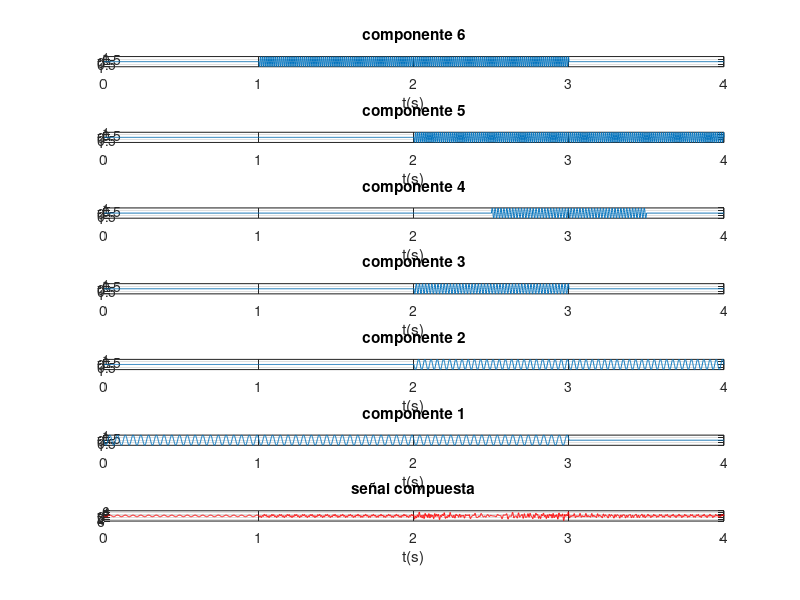
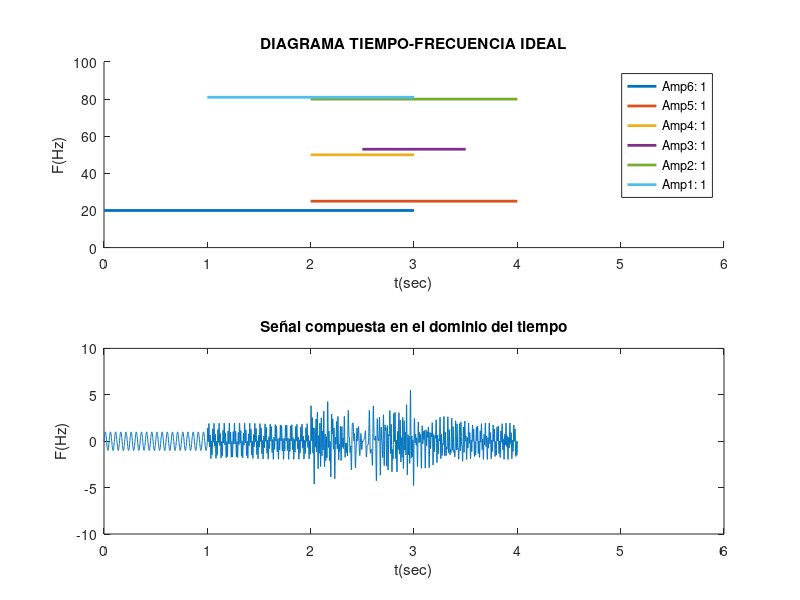

Write MATLAB code to recreate these figures, in order. (Note: this script raises an error after producing the figures.)
%% PRÁCTICA 13.11. Análisis tiempo‑frecuencia mediante la transformada Superlets ASLT

clc, close all, clear all
 
%% 1. Recepción de datos (frecuencia, amplitudes y duraciones) de todas las componentes:
% Los datos siguientes solo deben ser reemplazados según se desee introducir problemas de:
% - Resolución en frecuencia: tonos muy juntos
% - Detección: componentes muy pequeñas relativas a la mayor de 1.
 
% %1.1 Frecuencias de las componentes (ordenadas de menor a mayor):
%f1=20; f2=30; f3=50; f4=60; f5=80; f6=90;
f1=20; f2=25; f3=50; f4=53; f5=80; f6=81;
% % 1.2 Amplitudes:
a1=1; a2=1; a3=1; a4=1; a5=1; a6=1;
%a1= 1; a2= 0.1; a3= 0.1; a4= 0.05; a5= 0.01; a6=0.005;
% 1.3 Duraciones de las componentes:
t1=[0 3]; t2=[2 4]; t3=[2 3]; t4=[2.5 3.5]; t5=[2 4]; t6=[1 3];
%% 1.2. Generación de la señal compuesta (suma de todas las componentes):
Fs=10*f6; % Fs respecto de la f6 que es la más exigente 
Ts=1/Fs;
duracion = 4; % es el tiempo máximo que ocupan las componentes
t=0:Ts:duracion;
%% MÉTODO 2: aprovechando las ventajas de programación de Matlab,
% se realiza el método anterior pero ahora de manera compacta:
% Primeramente se generan cada una de las componentes en todo el intervalo (4 segundos):
comp1=a1*sin(2*pi*f1*t);
comp2=a2*sin(2*pi*f2*t);
comp3=a3*sin(2*pi*f3*t);
comp4=a4*sin(2*pi*f4*t);
comp5=a5*sin(2*pi*f5*t);
comp6=a6*sin(2*pi*f6*t);
% Se llena de ceros las componentes en los intervalos donde no existen pero se aprovecha
% las posibilidades de Matlab:
comp1=(t<=3).*(comp1);
comp2=((t>=2)&(t<=4)).*(comp2);
comp3=((t>2) & (t<=3)).*(comp3);
comp4=((t>=2.5)&(t<=3.5)).*(comp4);
comp5=((t>=2)&(t<=4)).*(comp5);
comp6=((t>=1)&(t<=3)).*(comp6);
% Presentación de las componentes en forma ascendentes tal como es el
% diagrama TF ideal:
figure
subplot(7,1,1);plot(t,comp6);title('componente 6'); xlabel('t(s)');grid on;
subplot(7,1,2);plot(t,comp5);title('componente 5'); xlabel('t(s)');grid on;
subplot(7,1,3);plot(t,comp4);title('componente 4'); xlabel('t(s)');grid on;
subplot(7,1,4);plot(t,comp3);title('componente 3'); xlabel('t(s)');grid on;
subplot(7,1,5);plot(t,comp2);title('componente 2'); xlabel('t(s)');grid on;
subplot(7,1,6);plot(t,comp1);title('componente 1'); xlabel('t(s)');grid on;
% Una vez generadas las componentes, las sumamos para obtener la señal compuesta:
yt1 = comp1+comp2+comp3+comp4+comp5+comp6;
subplot(7,1,7);plot(t,yt1,'r');title('señal compuesta'); xlabel('t(s)');grid on;
% Visualización del TF ideal en conjunto con la señal compuesta obtenida de
% manera que se vea la existencia de una o varias componentes según los intervalos  
figure
subplot(2,1,1);
hold on
plot (t1,[f1 f1],'linewidth',2)
plot (t2,[f2 f2],'linewidth',2)
plot (t3,[f3 f3],'linewidth',2)
plot (t4,[f4 f4],'linewidth',2)
plot (t5,[f5 f5],'linewidth',2)
plot (t6,[f6 f6],'linewidth',2)
title('DIAGRAMA TIEMPO-FRECUENCIA IDEAL')
xlabel('t(sec)'), ylabel('F(Hz)'), axis([0 6 0 100])
legend('Amp6: 1','Amp5: 1','Amp4: 1','Amp3: 1','Amp2: 1','Amp1: 1')
%legend('Amp6: 1','Amp5: 0.01','Amp4: 0.001','Amp3: 0.001','Amp2: 0.01','Amp1: 1')
subplot(2,1,2);
plot(t,yt1);
title('Señal compuesta en el dominio del tiempo');
xlabel('t(sec)');
ylabel('F(Hz)');
axis([0 6 -10 10]) % mismos limites horizontales que el TF ideal para observar correspondencias
xn = yt1;
%% 2. ANÁLISIS EN FRECUENCIA:
N=length(xn); % numero de muestras de la señal discretizada
FACTOR = 1024;
nFFT=2^(ceil(log2(N)))*FACTOR;
f=linspace(0,Fs,nFFT);
%% 2.1 Periodograma Modificado con BH4T:
window_2=blackmanharris(fix(length(xn)));
xn_enventanada_2 = window_2 .* xn';
PM2 = 20*log10(abs(fft(xn_enventanada_2,nFFT)));
%% 2.2 CORRELOGRAMA MODIFICADO
r1 =xcorr(xn); % CÁLCULO DE LA AUTOCORRELACIÓN
r1 = r1';
% Ventana:
ventana1=bartlett(2*N-1);
% Autocorrelación enventanada:
rw1 = r1.*ventana1;
% TOMAMOS SOLO LA PARTE POSITIVA DE LA AUTOCORRELACIÓN:
rw1=rw1(1:end); 
% APLICAMOS LA FFT A LA AUTOCORRELACIÓN ENVENTANADA:
N_r1=length(rw1);
nFFT_corr=2^(ceil(log2(N_r1)))*FACTOR;
Correlograma1 = abs(fft(rw1, nFFT_corr));
f_corr = linspace(0,Fs,nFFT_corr);
%% 2.3 METODO PARAMETRICO: AR
orden = 400;
[P_yulear,fb]=pyulear(xn,orden,nFFT,Fs);
figure
hold on
plot(f,PM2,'b');
plot(f_corr, 20*log10(Correlograma1),'r');
plot(fb, 20*log10(P_yulear),'k')
legend('PM-BH4T','Correlog. Bartlett','P. yulear orden 500')
title('Comparación de los mejores métodos de estimación espectral')
xlabel ('f(Hz)'), xlim([0 Fs/2]);% Xmin Xmax Ymin Ymax, grid minor
% %% 3.1 ANÁLISIS EN T-F: el ESPECTROGRAMA
% % Se emplea una ventana BH4T grande (20% -- señal / 5):
% tic
% window_RF = blackmanharris(fix(length(xn)/20));
% noverlap_RF=fix(length(window_RF)/2);
% L_ventana_RF=length(window_RF);
% FACTOR = 32;
% nFFT_ventana_RF=2^(ceil(log2(L_ventana_RF)))*FACTOR;
% %Uso de la función spectrogram SIN PARÁMETROS DE SALIDA:
% figure
% spectrogram(xn,window_RF,noverlap_RF,nFFT_ventana_RF,Fs,'yaxis');
% title('ESPECTROGRAMA SIN PARÁMETROS DE SALIDA');
% toc
%% 3.2 ANÁLISIS EN T-F: Transformada de Wigner-Ville (WVD):
tic
[d,f,t] = wvd(xn, Fs);
figure
subplot(2,1,1);
hold on
plot (t1,[f1 f1],'linewidth',2)
plot (t2,[f2 f2],'linewidth',2)
plot (t3,[f3 f3],'linewidth',2)
plot (t4,[f4 f4],'linewidth',2)
plot (t5,[f5 f5],'linewidth',2)
plot (t6,[f6 f6],'linewidth',2)
title('DIAGRAMA TIEMPO-FRECUENCIA IDEAL')
xlabel('t(sec)'), ylabel('F(Hz)'), axis([0 6 0 100])
legend('Amp6: 1','Amp5: 1','Amp4: 1','Amp3: 1','Amp2: 1','Amp1: 1')
% legend('Amp6: 0.005','Amp5: 0.01','Amp4: 0.05','Amp3: 0.1','Amp2: 0.1','Amp1: 1')
subplot(2,1,2);
contour(t,f,abs(d));
title('DIAGRAMA TIEMPO-FRECUENCIA WVD')
xlabel('t(sec)'), ylabel('F(Hz)'), axis([0 6 0 100]), colorbar
toc


%% 3.3 ANÁLISIS EN T-F: Transformada de SPWVD:
tic
[d, f, t] = wvd(xn,Fs,'smoothedPseudo',hamming(501),rectwin(501), 'NumFrequencyPoints',1000);
figure
subplot(2,1,1);
hold on
plot (t1,[f1 f1],'linewidth',2)
plot (t2,[f2 f2],'linewidth',2)
plot (t3,[f3 f3],'linewidth',2)
plot (t4,[f4 f4],'linewidth',2)
plot (t5,[f5 f5],'linewidth',2)
plot (t6,[f6 f6],'linewidth',2)
title('DIAGRAMA TIEMPO-FRECUENCIA IDEAL')
xlabel('t(sec)'), ylabel('F(Hz)'), axis([0 6 0 100])
legend('Amp6: 1','Amp5: 1','Amp4: 1','Amp3: 1','Amp2: 1','Amp1: 1')
%legend('Amp6: 0.005','Amp5: 0.01','Amp4: 0.05','Amp3: 0.1','Amp2: 0.1','Amp1: 1')
subplot(2,1,2);
contour(t,f,abs(d));
title('DIAGRAMA TIEMPO-FRECUENCIA SPWVD')
xlabel('t(sec)'), ylabel('F(Hz)')
axis([0 6 0 100])
colorbar
toc


%% TRANFORMADA DE GABOR:
% Para que funcione correctamente, respetar el siguiente procedimiento: 
xn = yt1;
inputSignal = yt1'; %señal de entrada 
% =============================================================
window_RF = blackmanharris(fix(length(xn)/20));
noverlap_RF=fix(length(window_RF)/2);
L_ventana_RF=length(window_RF);
FACTOR = 32;
nFFT_ventana_RF=2^(ceil(log2(L_ventana_RF)))*FACTOR;

% Con cualquiera de las dos líneas siguientes se obtuvo lo mismo y no influyó en nada.
tic
F = DGTtool('windowName','Gauss'); % NO HAY EFECTO DE PARÁMETROS, se obtiene mismo resultado
%F = DGTtool('windowShift',500,'windowLength',1500,'FFTnum',2000,'windowName','Blackman')
%F = DGTtool('windowShift',noverlap_RF,'windowLength',length(window_RF),'FFTnum',nFFT_ventana_RF,'windowName','Blackman')

% =============================================================
X = F(inputSignal);
% Gráfica del espectrograma. La frecuencia de muestreo se puede omitir: F.plot(x).
% Nota: Las funciones de trazado se pueden usar directamente después de definir F.
x = F.pinv(X);% convierte el espectrograma de nuevo en señal
%Si no se emplea la instrucción anterior, la siguiente instrucción no funcionaría:
%F.plot(S,Fs);%NO FUNCIONARÍA
F.plot(x,Fs); % CUIDADO: aquí debe ir x y no el X (como sería lógico), muy raro.
%F.plotReassign(x,Fs)
sgtitle('Transformada de Gabor ventana de Gauss');
toc


%% 3.5 REASIGNADA DE FOURIER:
tic
figure
% Uso de la función SIN PARÁMETROS DE SALIDA:
% Las dos siguientes líneas de código produjeron muy malos resultados:
%pspectrum(yt1,Fs,'FrequencyLimits',[0 100],'FrequencyResolution',1,'Leakage',0.85,'spectrogram','Reassign',true);
%pspectrum(yt1,Fs,"spectrogram",'FrequencyResolution',1,'Leakage',0.85,'Reassign',true)
% Uso de la función CON PARÁMETROS DE SALIDA: da mejores resultados:
[P, F, T]=pspectrum(yt1,Fs,'FrequencyLimits',[0 100],'FrequencyResolution',1,'Leakage',0.85,'spectrogram','Reassign',true);
mesh(T,F,P) % produjo resultados muy buenos
colormap parula
title('ESPECTROGRAMA REASIGNADO EN FRECUENCIA')
xlabel('Tiempo'), ylabel('F(Hz)'), axis tight
view(2)
toc


%% 3.6 ANALISIS en TF:
% Transformada Sincronizada de Fourier (Fourier-based SynchroSqueezing Transform o FSST)
% MEJOR RESOLUCION EN FRECUENCIA: ventana = 20% de la longitud de la señal
tic
window_F= blackmanharris(fix(length(yt1)/5));
[d_F, f_F, t_F] = fsst(yt1,Fs,window_F);
figure
contour(t_F,f_F,abs(d_F));
title('FSST con longitud de ventana = 20% de la longitud de la señal')
xlabel('t(sec)'), ylabel('F(Hz)')
toc


%% 3.8 SUPERLETS ASLT:
% Uso de la función ASLT:
% Parametros de entrada
fois = 1:0.5:250;  %vector buffer para el rango de las frecuencias 
srord= [1, 30];     %vector de ciclos 
tic
TF_ASLT = aslt(xn, Fs, fois, 5, srord, 0);
toc
figure
imagesc(t,fois,TF_ASLT);
set(gca, 'ydir', 'normal');
colormap jet; ylim([0 250]); grid on;
title('SUPERLETS ASLT');
xlabel('t(sec)'); ylabel('F(Hz)');
